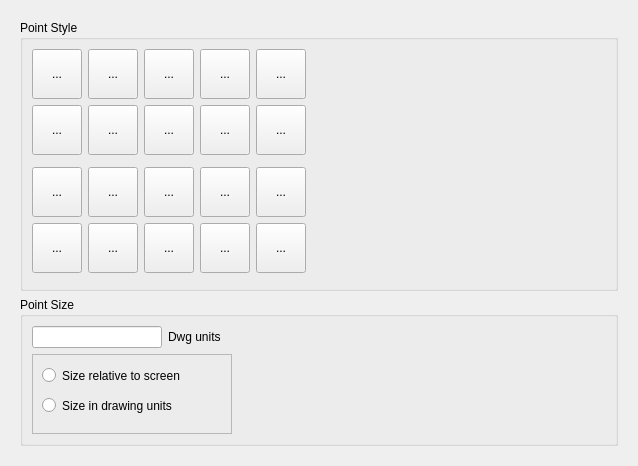
     <widget class="QWidget" name="tab6">
      <attribute name="title">
       <string>&amp;Points</string>
      </attribute>
      <layout class="QVBoxLayout" name="verticalLayout_2">
       <item>
        <widget class="QWidget" name="widget_2" native="true">
         <layout class="QVBoxLayout" name="verticalLayout_3">
          <item>
           <widget class="QGroupBox" name="gbPointStyle">
            <property name="title">
             <string>Point Style</string>
            </property>
            <layout class="QGridLayout" name="gridLayout_13">
             <item row="0" column="0">
              <widget class="QToolButton" name="bDot">
               <property name="enabled">
                <bool>true</bool>
               </property>
               <property name="minimumSize">
                <size>
                 <width>50</width>
                 <height>50</height>
                </size>
               </property>
               <property name="text">
                <string>...</string>
               </property>
               <property name="icon">
                <iconset resource="../../../res/icons/icons.qrc">
                 <normaloff>:/icons/point_dot.svg</normaloff>:/icons/point_dot.svg</iconset>
               </property>
               <property name="iconSize">
                <size>
                 <width>40</width>
                 <height>40</height>
                </size>
               </property>
               <property name="checkable">
                <bool>true</bool>
               </property>
               <property name="popupMode">
                <enum>QToolButton::InstantPopup</enum>
               </property>
               <property name="autoRaise">
                <bool>false</bool>
               </property>
               <property name="arrowType">
                <enum>Qt::NoArrow</enum>
               </property>
              </widget>
             </item>
             <item row="1" column="0">
              <widget class="QToolButton" name="bDotCircle">
               <property name="enabled">
                <bool>true</bool>
               </property>
               <property name="minimumSize">
                <size>
                 <width>50</width>
                 <height>50</height>
                </size>
               </property>
               <property name="text">
                <string>...</string>
               </property>
               <property name="icon">
                <iconset resource="../../../res/icons/icons.qrc">
                 <normaloff>:/icons/point_dot_circle.svg</normaloff>:/icons/point_dot_circle.svg</iconset>
               </property>
               <property name="iconSize">
                <size>
                 <width>40</width>
                 <height>40</height>
                </size>
               </property>
               <property name="checkable">
                <bool>true</bool>
               </property>
               <property name="popupMode">
                <enum>QToolButton::InstantPopup</enum>
               </property>
               <property name="autoRaise">
                <bool>false</bool>
               </property>
               <property name="arrowType">
                <enum>Qt::NoArrow</enum>
               </property>
              </widget>
             </item>
             <item row="0" column="3">
              <widget class="QToolButton" name="bCross">
               <property name="enabled">
                <bool>true</bool>
               </property>
               <property name="minimumSize">
                <size>
                 <width>50</width>
                 <height>50</height>
                </size>
               </property>
               <property name="text">
                <string>...</string>
               </property>
               <property name="icon">
                <iconset resource="../../../res/icons/icons.qrc">
                 <normaloff>:/icons/point_cross.svg</normaloff>:/icons/point_cross.svg</iconset>
               </property>
               <property name="iconSize">
                <size>
                 <width>40</width>
                 <height>40</height>
                </size>
               </property>
               <property name="checkable">
                <bool>true</bool>
               </property>
               <property name="popupMode">
                <enum>QToolButton::InstantPopup</enum>
               </property>
               <property name="autoRaise">
                <bool>false</bool>
               </property>
               <property name="arrowType">
                <enum>Qt::NoArrow</enum>
               </property>
              </widget>
             </item>
             <item row="0" column="4">
              <widget class="QToolButton" name="bTick">
               <property name="enabled">
                <bool>true</bool>
               </property>
               <property name="minimumSize">
                <size>
                 <width>50</width>
                 <height>50</height>
                </size>
               </property>
               <property name="text">
                <string>...</string>
               </property>
               <property name="icon">
                <iconset resource="../../../res/icons/icons.qrc">
                 <normaloff>:/icons/point_tick.svg</normaloff>:/icons/point_tick.svg</iconset>
               </property>
               <property name="iconSize">
                <size>
                 <width>40</width>
                 <height>40</height>
                </size>
               </property>
               <property name="checkable">
                <bool>true</bool>
               </property>
               <property name="popupMode">
                <enum>QToolButton::DelayedPopup</enum>
               </property>
               <property name="autoRaise">
                <bool>false</bool>
               </property>
               <property name="arrowType">
                <enum>Qt::NoArrow</enum>
               </property>
              </widget>
             </item>
             <item row="1" column="1">
              <widget class="QToolButton" name="bBlankCircle">
               <property name="enabled">
                <bool>true</bool>
               </property>
               <property name="minimumSize">
                <size>
                 <width>50</width>
                 <height>50</height>
                </size>
               </property>
               <property name="text">
                <string>...</string>
               </property>
               <property name="icon">
                <iconset resource="../../../res/icons/icons.qrc">
                 <normaloff>:/icons/point_blank_circle.svg</normaloff>:/icons/point_blank_circle.svg</iconset>
               </property>
               <property name="iconSize">
                <size>
                 <width>40</width>
                 <height>40</height>
                </size>
               </property>
               <property name="checkable">
                <bool>true</bool>
               </property>
               <property name="popupMode">
                <enum>QToolButton::InstantPopup</enum>
               </property>
               <property name="autoRaise">
                <bool>false</bool>
               </property>
               <property name="arrowType">
                <enum>Qt::NoArrow</enum>
               </property>
              </widget>
             </item>
             <item row="0" column="1">
              <widget class="QToolButton" name="bBlank">
               <property name="enabled">
                <bool>true</bool>
               </property>
               <property name="minimumSize">
                <size>
                 <width>50</width>
                 <height>50</height>
                </size>
               </property>
               <property name="text">
                <string>...</string>
               </property>
               <property name="icon">
                <iconset resource="../../../res/icons/icons.qrc">
                 <normaloff>:/icons/point_blank.svg</normaloff>:/icons/point_blank.svg</iconset>
               </property>
               <property name="iconSize">
                <size>
                 <width>40</width>
                 <height>40</height>
                </size>
               </property>
               <property name="checkable">
                <bool>true</bool>
               </property>
              </widget>
             </item>
             <item row="4" column="4">
              <widget class="QToolButton" name="bTickCircleSquare">
               <property name="enabled">
                <bool>true</bool>
               </property>
               <property name="minimumSize">
                <size>
                 <width>50</width>
                 <height>50</height>
                </size>
               </property>
               <property name="text">
                <string>...</string>
               </property>
               <property name="icon">
                <iconset resource="../../../res/icons/icons.qrc">
                 <normaloff>:/icons/point_tick_circle_square.svg</normaloff>:/icons/point_tick_circle_square.svg</iconset>
               </property>
               <property name="iconSize">
                <size>
                 <width>40</width>
                 <height>40</height>
                </size>
               </property>
               <property name="checkable">
                <bool>true</bool>
               </property>
               <property name="popupMode">
                <enum>QToolButton::InstantPopup</enum>
               </property>
               <property name="autoRaise">
                <bool>false</bool>
               </property>
               <property name="arrowType">
                <enum>Qt::NoArrow</enum>
               </property>
              </widget>
             </item>
             <item row="0" column="2">
              <widget class="QToolButton" name="bPlus">
               <property name="enabled">
                <bool>true</bool>
               </property>
               <property name="minimumSize">
                <size>
                 <width>50</width>
                 <height>50</height>
                </size>
               </property>
               <property name="text">
                <string>...</string>
               </property>
               <property name="icon">
                <iconset resource="../../../res/icons/icons.qrc">
                 <normaloff>:/icons/point_plus.svg</normaloff>:/icons/point_plus.svg</iconset>
               </property>
               <property name="iconSize">
                <size>
                 <width>40</width>
                 <height>40</height>
                </size>
               </property>
               <property name="checkable">
                <bool>true</bool>
               </property>
               <property name="popupMode">
                <enum>QToolButton::DelayedPopup</enum>
               </property>
               <property name="autoRaise">
                <bool>false</bool>
               </property>
               <property name="arrowType">
                <enum>Qt::NoArrow</enum>
               </property>
              </widget>
             </item>
             <item row="1" column="2">
              <widget class="QToolButton" name="bPlusCircle">
               <property name="enabled">
                <bool>true</bool>
               </property>
               <property name="minimumSize">
                <size>
                 <width>50</width>
                 <height>50</height>
                </size>
               </property>
               <property name="text">
                <string>...</string>
               </property>
               <property name="icon">
                <iconset resource="../../../res/icons/icons.qrc">
                 <normaloff>:/icons/point_plus_circle.svg</normaloff>:/icons/point_plus_circle.svg</iconset>
               </property>
               <property name="iconSize">
                <size>
                 <width>40</width>
                 <height>40</height>
                </size>
               </property>
               <property name="checkable">
                <bool>true</bool>
               </property>
               <property name="popupMode">
                <enum>QToolButton::InstantPopup</enum>
               </property>
               <property name="autoRaise">
                <bool>false</bool>
               </property>
               <property name="arrowType">
                <enum>Qt::NoArrow</enum>
               </property>
              </widget>
             </item>
             <item row="1" column="3">
              <widget class="QToolButton" name="bCrossCircle">
               <property name="enabled">
                <bool>true</bool>
               </property>
               <property name="minimumSize">
                <size>
                 <width>50</width>
                 <height>50</height>
                </size>
               </property>
               <property name="text">
                <string>...</string>
               </property>
               <property name="icon">
                <iconset resource="../../../res/icons/icons.qrc">
                 <normaloff>:/icons/point_cross_circle.svg</normaloff>:/icons/point_cross_circle.svg</iconset>
               </property>
               <property name="iconSize">
                <size>
                 <width>40</width>
                 <height>40</height>
                </size>
               </property>
               <property name="checkable">
                <bool>true</bool>
               </property>
               <property name="popupMode">
                <enum>QToolButton::InstantPopup</enum>
               </property>
               <property name="autoRaise">
                <bool>false</bool>
               </property>
               <property name="arrowType">
                <enum>Qt::NoArrow</enum>
               </property>
              </widget>
             </item>
             <item row="1" column="4">
              <widget class="QToolButton" name="bTickCircle">
               <property name="enabled">
                <bool>true</bool>
               </property>
               <property name="minimumSize">
                <size>
                 <width>50</width>
                 <height>50</height>
                </size>
               </property>
               <property name="text">
                <string>...</string>
               </property>
               <property name="icon">
                <iconset resource="../../../res/icons/icons.qrc">
                 <normaloff>:/icons/point_tick_circle.svg</normaloff>:/icons/point_tick_circle.svg</iconset>
               </property>
               <property name="iconSize">
                <size>
                 <width>40</width>
                 <height>40</height>
                </size>
               </property>
               <property name="checkable">
                <bool>true</bool>
               </property>
               <property name="popupMode">
                <enum>QToolButton::InstantPopup</enum>
               </property>
               <property name="autoRaise">
                <bool>false</bool>
               </property>
               <property name="arrowType">
                <enum>Qt::NoArrow</enum>
               </property>
              </widget>
             </item>
             <item row="3" column="0">
              <widget class="QToolButton" name="bDotSquare">
               <property name="enabled">
                <bool>true</bool>
               </property>
               <property name="minimumSize">
                <size>
                 <width>50</width>
                 <height>50</height>
                </size>
               </property>
               <property name="text">
                <string>...</string>
               </property>
               <property name="icon">
                <iconset resource="../../../res/icons/icons.qrc">
                 <normaloff>:/icons/point_dot_square.svg</normaloff>:/icons/point_dot_square.svg</iconset>
               </property>
               <property name="iconSize">
                <size>
                 <width>40</width>
                 <height>40</height>
                </size>
               </property>
               <property name="checkable">
                <bool>true</bool>
               </property>
               <property name="popupMode">
                <enum>QToolButton::InstantPopup</enum>
               </property>
               <property name="autoRaise">
                <bool>false</bool>
               </property>
               <property name="arrowType">
                <enum>Qt::NoArrow</enum>
               </property>
              </widget>
             </item>
             <item row="3" column="1">
              <widget class="QToolButton" name="bBlankSquare">
               <property name="enabled">
                <bool>true</bool>
               </property>
               <property name="minimumSize">
                <size>
                 <width>50</width>
                 <height>50</height>
                </size>
               </property>
               <property name="text">
                <string>...</string>
               </property>
               <property name="icon">
                <iconset resource="../../../res/icons/icons.qrc">
                 <normaloff>:/icons/point_blank_square.svg</normaloff>:/icons/point_blank_square.svg</iconset>
               </property>
               <property name="iconSize">
                <size>
                 <width>40</width>
                 <height>40</height>
                </size>
               </property>
               <property name="checkable">
                <bool>true</bool>
               </property>
               <property name="popupMode">
                <enum>QToolButton::InstantPopup</enum>
               </property>
               <property name="autoRaise">
                <bool>false</bool>
               </property>
               <property name="arrowType">
                <enum>Qt::NoArrow</enum>
               </property>
              </widget>
             </item>
             <item row="3" column="2">
              <widget class="QToolButton" name="bPlusSquare">
               <property name="enabled">
                <bool>true</bool>
               </property>
               <property name="minimumSize">
                <size>
                 <width>50</width>
                 <height>50</height>
                </size>
               </property>
               <property name="text">
                <string>...</string>
               </property>
               <property name="icon">
                <iconset resource="../../../res/icons/icons.qrc">
                 <normaloff>:/icons/point_plus_square.svg</normaloff>:/icons/point_plus_square.svg</iconset>
               </property>
               <property name="iconSize">
                <size>
                 <width>40</width>
                 <height>40</height>
                </size>
               </property>
               <property name="checkable">
                <bool>true</bool>
               </property>
               <property name="popupMode">
                <enum>QToolButton::InstantPopup</enum>
               </property>
               <property name="autoRaise">
                <bool>false</bool>
               </property>
               <property name="arrowType">
                <enum>Qt::NoArrow</enum>
               </property>
              </widget>
             </item>
             <item row="3" column="3">
              <widget class="QToolButton" name="bCrossSquare">
               <property name="enabled">
                <bool>true</bool>
               </property>
               <property name="minimumSize">
                <size>
                 <width>50</width>
                 <height>50</height>
                </size>
               </property>
               <property name="text">
                <string>...</string>
               </property>
               <property name="icon">
                <iconset resource="../../../res/icons/icons.qrc">
                 <normaloff>:/icons/point_cross_square.svg</normaloff>:/icons/point_cross_square.svg</iconset>
               </property>
               <property name="iconSize">
                <size>
                 <width>40</width>
                 <height>40</height>
                </size>
               </property>
               <property name="checkable">
                <bool>true</bool>
               </property>
               <property name="popupMode">
                <enum>QToolButton::InstantPopup</enum>
               </property>
               <property name="autoRaise">
                <bool>false</bool>
               </property>
               <property name="arrowType">
                <enum>Qt::NoArrow</enum>
               </property>
              </widget>
             </item>
             <item row="3" column="4">
              <widget class="QToolButton" name="bTickSquare">
               <property name="enabled">
                <bool>true</bool>
               </property>
               <property name="minimumSize">
                <size>
                 <width>50</width>
                 <height>50</height>
                </size>
               </property>
               <property name="text">
                <string>...</string>
               </property>
               <property name="icon">
                <iconset resource="../../../res/icons/icons.qrc">
                 <normaloff>:/icons/point_tick_square.svg</normaloff>:/icons/point_tick_square.svg</iconset>
               </property>
               <property name="iconSize">
                <size>
                 <width>40</width>
                 <height>40</height>
                </size>
               </property>
               <property name="checkable">
                <bool>true</bool>
               </property>
               <property name="popupMode">
                <enum>QToolButton::InstantPopup</enum>
               </property>
               <property name="autoRaise">
                <bool>false</bool>
               </property>
               <property name="arrowType">
                <enum>Qt::NoArrow</enum>
               </property>
              </widget>
             </item>
             <item row="4" column="0">
              <widget class="QToolButton" name="bDotCircleSquare">
               <property name="enabled">
                <bool>true</bool>
               </property>
               <property name="minimumSize">
                <size>
                 <width>50</width>
                 <height>50</height>
                </size>
               </property>
               <property name="text">
                <string>...</string>
               </property>
               <property name="icon">
                <iconset resource="../../../res/icons/icons.qrc">
                 <normaloff>:/icons/point_dot_circle_square.svg</normaloff>:/icons/point_dot_circle_square.svg</iconset>
               </property>
               <property name="iconSize">
                <size>
                 <width>40</width>
                 <height>40</height>
                </size>
               </property>
               <property name="checkable">
                <bool>true</bool>
               </property>
               <property name="popupMode">
                <enum>QToolButton::InstantPopup</enum>
               </property>
               <property name="autoRaise">
                <bool>false</bool>
               </property>
               <property name="arrowType">
                <enum>Qt::NoArrow</enum>
               </property>
              </widget>
             </item>
             <item row="4" column="1">
              <widget class="QToolButton" name="bBlankCircleSquare">
               <property name="enabled">
                <bool>true</bool>
               </property>
               <property name="minimumSize">
                <size>
                 <width>50</width>
                 <height>50</height>
                </size>
               </property>
               <property name="text">
                <string>...</string>
               </property>
               <property name="icon">
                <iconset resource="../../../res/icons/icons.qrc">
                 <normaloff>:/icons/point_blank_circle_square.svg</normaloff>:/icons/point_blank_circle_square.svg</iconset>
               </property>
               <property name="iconSize">
                <size>
                 <width>40</width>
                 <height>40</height>
                </size>
               </property>
               <property name="checkable">
                <bool>true</bool>
               </property>
               <property name="popupMode">
                <enum>QToolButton::InstantPopup</enum>
               </property>
               <property name="autoRaise">
                <bool>false</bool>
               </property>
               <property name="arrowType">
                <enum>Qt::NoArrow</enum>
               </property>
              </widget>
             </item>
             <item row="4" column="2">
              <widget class="QToolButton" name="bPlusCircleSquare">
               <property name="enabled">
                <bool>true</bool>
               </property>
               <property name="minimumSize">
                <size>
                 <width>50</width>
                 <height>50</height>
                </size>
               </property>
               <property name="text">
                <string>...</string>
               </property>
               <property name="icon">
                <iconset resource="../../../res/icons/icons.qrc">
                 <normaloff>:/icons/point_plus_circle_square.svg</normaloff>:/icons/point_plus_circle_square.svg</iconset>
               </property>
               <property name="iconSize">
                <size>
                 <width>40</width>
                 <height>40</height>
                </size>
               </property>
               <property name="checkable">
                <bool>true</bool>
               </property>
               <property name="popupMode">
                <enum>QToolButton::InstantPopup</enum>
               </property>
               <property name="autoRaise">
                <bool>false</bool>
               </property>
               <property name="arrowType">
                <enum>Qt::NoArrow</enum>
               </property>
              </widget>
             </item>
             <item row="4" column="3">
              <widget class="QToolButton" name="bCrossCircleSquare">
               <property name="enabled">
                <bool>true</bool>
               </property>
               <property name="minimumSize">
                <size>
                 <width>50</width>
                 <height>50</height>
                </size>
               </property>
               <property name="text">
                <string>...</string>
               </property>
               <property name="icon">
                <iconset resource="../../../res/icons/icons.qrc">
                 <normaloff>:/icons/point_cross_circle_square.svg</normaloff>:/icons/point_cross_circle_square.svg</iconset>
               </property>
               <property name="iconSize">
                <size>
                 <width>40</width>
                 <height>40</height>
                </size>
               </property>
               <property name="checkable">
                <bool>true</bool>
               </property>
               <property name="popupMode">
                <enum>QToolButton::InstantPopup</enum>
               </property>
               <property name="autoRaise">
                <bool>false</bool>
               </property>
               <property name="arrowType">
                <enum>Qt::NoArrow</enum>
               </property>
              </widget>
             </item>
             <item row="0" column="5" rowspan="6">
              <spacer name="verticalSpacer_3">
               <property name="orientation">
                <enum>Qt::Horizontal</enum>
               </property>
               <property name="sizeHint" stdset="0">
                <size>
                 <width>300</width>
                 <height>10</height>
                </size>
               </property>
              </spacer>
             </item>
            </layout>
           </widget>
          </item>
          <item>
           <widget class="QGroupBox" name="gbPointSize">
            <property name="title">
             <string>Point Size</string>
            </property>
            <layout class="QGridLayout" name="gridLayout_12">
             <item row="0" column="0">
              <widget class="QLineEdit" name="lePointSize">
               <property name="maximumSize">
                <size>
                 <width>130</width>
                 <height>16777215</height>
                </size>
               </property>
              </widget>
             </item>
             <item row="0" column="1">
              <widget class="QLabel" name="lDwgUnits">
               <property name="text">
                <string>Dwg units</string>
               </property>
              </widget>
             </item>
             <item row="1" column="0" colspan="2">
              <widget class="QFrame" name="frame">
               <property name="minimumSize">
                <size>
                 <width>200</width>
                 <height>80</height>
                </size>
               </property>
               <property name="frameShape">
                <enum>QFrame::StyledPanel</enum>
               </property>
               <property name="frameShadow">
                <enum>QFrame::Raised</enum>
               </property>
               <widget class="QRadioButton" name="rbRelSize">
                <property name="geometry">
                 <rect>
                  <x>10</x>
                  <y>10</y>
                  <width>147</width>
                  <height>23</height>
                 </rect>
                </property>
                <property name="text">
                 <string>Size relative to screen</string>
                </property>
               </widget>
               <widget class="QRadioButton" name="rbAbsSize">
                <property name="geometry">
                 <rect>
                  <x>10</x>
                  <y>40</y>
                  <width>141</width>
                  <height>23</height>
                 </rect>
                </property>
                <property name="text">
                 <string>Size in drawing units</string>
                </property>
               </widget>
              </widget>
             </item>
             <item row="2" column="0" colspan="2">
              <spacer name="verticalSpacer_4">
               <property name="orientation">
                <enum>Qt::Vertical</enum>
               </property>
               <property name="sizeHint" stdset="0">
                <size>
                 <width>188</width>
                 <height>0</height>
                </size>
               </property>
              </spacer>
             </item>
             <item row="0" column="2" rowspan="2">
              <spacer name="horizontalSpacer_3">
               <property name="orientation">
                <enum>Qt::Horizontal</enum>
               </property>
               <property name="sizeHint" stdset="0">
                <size>
                 <width>64</width>
                 <height>20</height>
                </size>
               </property>
              </spacer>
             </item>
            </layout>
           </widget>
          </item>
         </layout>
        </widget>
       </item>
      </layout>
     </widget>
